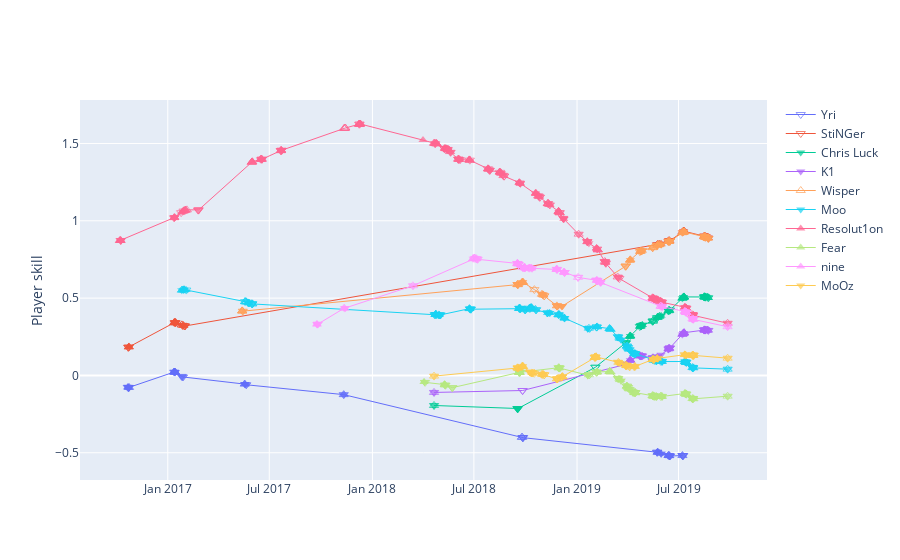

Source (notebook cell):
### Markdown cell above
### Player skills

### Code cell
match_pred.player_skills_plot(team_1_players + team_2_players)
